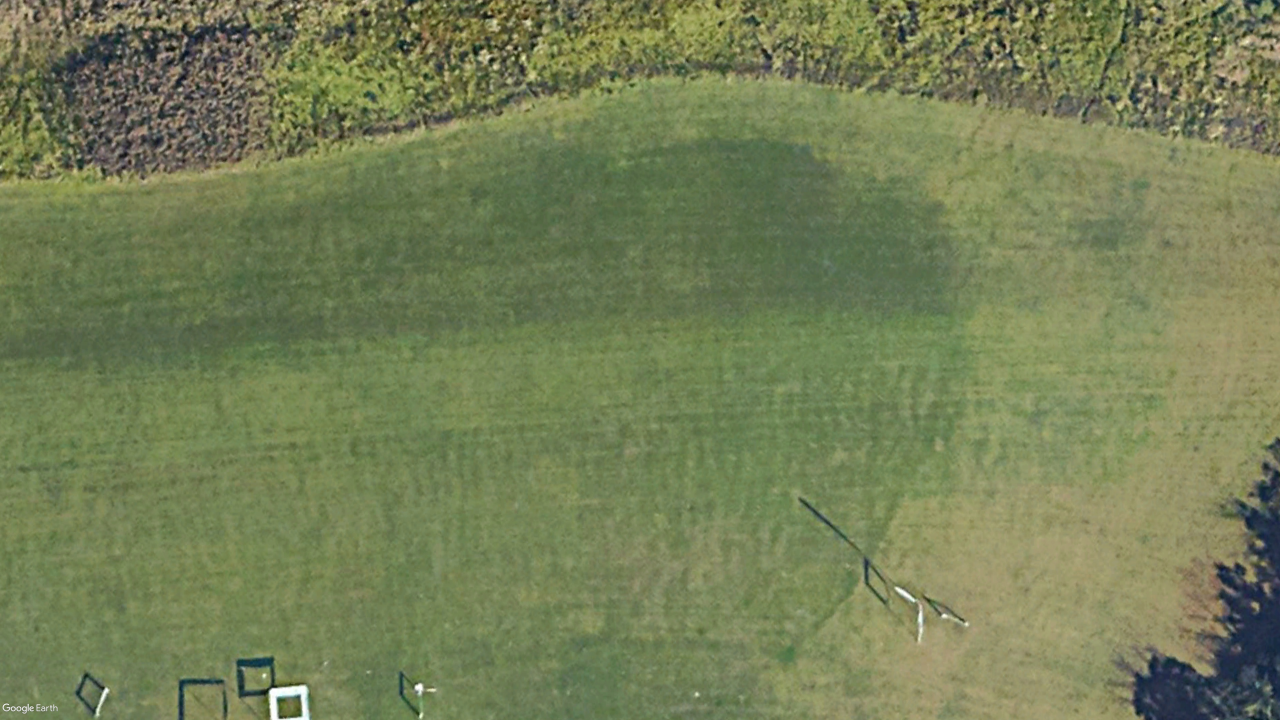
#> input picture simulate-images/reference_images/MillerGreenField-330px30ft.jpg, 3840 x 2160 px (shown at 1/3 size)
$ python gen_dataset.py
#> lines starting #> are read from the running program, lines starting #| are printed output that depends on the picture
### simulate-images/newSnapshot.py
'''
    A more dynamic version of snapshot.py
    The functions here take picture from many satellite images and are less dependent on the vars
'''

from shapely.geometry import box
from shapely import affinity
from numpy import ravel
from PIL.ImageTransform import QuadTransform
from PIL import Image

from shutil import rmtree
import time, random, os

import newVars

# generate empty images with configurations
def generateEmptyImages(satelliteImg, satelliteImgName, satellitePxPerFt, boundaryBox, size, numImgs):

    print("Generating empty image:", satelliteImgName)

    # determine the size of snapshot
    (snapshotWidth, snapshotHeight) = [int(dim * satellitePxPerFt) for dim in newVars.imageSizeFt]

    # create snapshot polygon and shift it to the upper right corner of the air drop boundary
    snapshot = box(0, 0, snapshotWidth, snapshotHeight)
    snapshot = affinity.translate(
        snapshot,
        xoff=boundaryBox[0],
        yoff=boundaryBox[1]
    )

    # create <numImgs> number of empty images
    for i in range(numImgs):
        randomSnapshot = getNewSnapshot(snapshot, boundaryBox, (snapshotWidth, snapshotHeight))

        # save snapshot image
        droneImage = takePicture(satelliteImg, randomSnapshot, size)
        droneImage = droneImage.convert("RGB")
        droneImage.save(os.path.join(newVars.noTargetDir, f"{satelliteImgName}_{i:03}.jpg"))

# given the satellite image, create a new image with the boundaries of the snapshot
def takePicture(satelliteImg, snapshot, size):
    snapshotCorners = ravel((snapshot.exterior.coords[3] + snapshot.exterior.coords[2] +
                            snapshot.exterior.coords[1] + snapshot.exterior.coords[0]))
    img = satelliteImg.transform(size, QuadTransform(snapshotCorners))
    return img

# get a random snapshot based on original snapshot (img)
def getNewSnapshot(snapshot, boundaryBox, snapshotSize):
    # choose a random location in the image
    xOffset = random.randint(boundaryBox[0], boundaryBox[2] - snapshotSize[0])
    yOffset = random.randint(boundaryBox[1], boundaryBox[3] - snapshotSize[1])

    # get new snapshot by shifting original snapshot by offsets x and y
    newSnapshot = affinity.translate(snapshot, xoff=xOffset, yoff=yOffset)
    return newSnapshot

# [15 lines that do not run on import are left out]

### simulate-images/gen_practice_images.py
import time
import os
from shutil import rmtree

from PIL import Image
from shapely import affinity

import vars
from target import *
from snapshot import *

# [79 lines left out: functions main, targetInputParameters, generateEmptyImages, not called in this run]

# create a folder hierachy for storing generated images and txts
def createStoreFolder(folder):
    # check if target directory exists
    if os.path.exists(folder):
        rmtree(folder)
    os.makedirs(folder)

    # create directory images
    imageDir = os.path.join(folder, "images")
    os.makedirs(imageDir)

    # create directory labels
    labelDir = os.path.join(folder, "labels")
    os.makedirs(labelDir)

# create runway images with targets on them and create yolo txt files associate with them
# [80 lines left out: functions generateTargetImages, placeTarget, writeYolo, not called in this run]


# [2 lines that do not run on import are left out]

### simulate-images/gen_dataset.py
'''
    Generating dataset for YOLO model
    possible shapes: 'triangle', 'pentagon', 'circle', 'semicircle', 'quartercircle', 'rectangle', 'star', 'cross'
'''

import os
from shutil import rmtree
from PIL import Image
import time
import random
from shapely.geometry import box
from shapely import affinity
from PIL import ImageFilter

import newSnapshot
import newVars

from target import createTarget, moveTarget
from gen_practice_images import createStoreFolder, writeYolo, placeTarget
allShapes = ['triangle'] #, 'pentagon', 'circle', 'semicircle', 'quartercircle', 'rectangle', 'star', 'cross']

# set input for dataset that you want to generate
listOfShape = allShapes  # put shape in this list
datasetName = "allShapes"  # put a name to dataset
destFolder = "snapshots"  # put path where you will store the dataset
numImgPerShape = 100   # put number of images you want to generate

# input for GENERATING EMPTY IMAGES: image path, image name, satellitePxPerFt, boundary for snapshot
satelliteImgPackList = [("reference_images/MillerGreenField-330px30ft.jpg", "MillerGreen", 330/30, (0, 0, 3840, 2160)),
                        ("reference_images/runway-4150px360ft.png", "Runway", 4150/360, (400, 400, 4550, 1250)),
                        ("reference_images/YellowField-MillerMeadow-81px10ft.png", "MillerYellow", 81/10, (0, 0, 1261, 662))]
generatedImageSize = (640, 640)
numImgsPerSatelliteImg = 10

# generate the training datasets
def genDataSet():
    scriptDir = os.path.dirname(__file__)
    os.chdir(scriptDir)

    datasetPath = os.path.join("./", destFolder, datasetName)
    trainPath = os.path.join(datasetPath, "train")
    validPath = os.path.join(datasetPath, "valid")
    testPath = os.path.join(datasetPath, "test")
    numTrainImg = round(numImgPerShape * 8.5 / 10) # 85%
    numValidImg = round(numImgPerShape * 1 / 10) # 10%
    numTestImg = round(numImgPerShape * 0.5 / 10)  # 5%

    # create a folder datasetName inside destFolder
    if os.path.exists(datasetPath):
        rmtree(datasetPath)
    os.makedirs(datasetPath)

    # create three folders test, train, valid inside folder datasetName
    createStoreFolder(trainPath)
    createStoreFolder(validPath)
    createStoreFolder(testPath)

    # create data.yaml
    datasetAbsolutePath = os.path.join(scriptDir, destFolder, datasetName)
    genDataYaml(listOfShape, datasetAbsolutePath)

    # for each folder train, valid, test -> gen_train_images.py with percentage of 70, 20, 10
    start_time = time.time()

    # generate new empty images in vars.noTargetDir
    if os.path.exists(newVars.noTargetDir):
        rmtree(newVars.noTargetDir)
    os.makedirs(newVars.noTargetDir)
    generateEmptyImagesPool(satelliteImgPackList, generatedImageSize, numImgsPerSatelliteImg)

    classNumber = 0
    for shape in listOfShape:
        # gen images for train, valid, test
        genImages(trainPath, numTrainImg, shape, classNumber)
        genImages(validPath, numValidImg, shape, classNumber)
        genImages(testPath, numTestImg, shape, classNumber)
        classNumber += 1 # increment for next class

    print(f"time: {time.time() - start_time:.2f} seconds\n")
    print(f"The generated images is generated in directory {datasetPath}\n")

# generate a pool of background images
def generateEmptyImagesPool(satelliteImgPackList, size, numImgsPerSatelliteImg):

#> called with size = (640, 640), numImgsPerSatelliteImg = 10
    start_time = time.time()
    for satelliteImgPack in satelliteImgPackList:
        # configuration

        satelliteImg = Image.open(satelliteImgPack[0])
#> satelliteImg is the input picture: PIL image 3840x2160 RGB; mean R, G, B 116.6, 127.1, 86.1
        satelliteImgName = satelliteImgPack[1]
        satellitePxPerFt = satelliteImgPack[2]
        boundaryBox = satelliteImgPack[3]
        newSnapshot.generateEmptyImages(satelliteImg, satelliteImgName, satellitePxPerFt, boundaryBox, size, numImgsPerSatelliteImg)
#> the loop in generateEmptyImages, `for i in range(numImgs):` made 10 passes
#> pass 1, in takePicture, `img = satelliteImg.transform(size, QuadTransform(snapshotCorners))`:
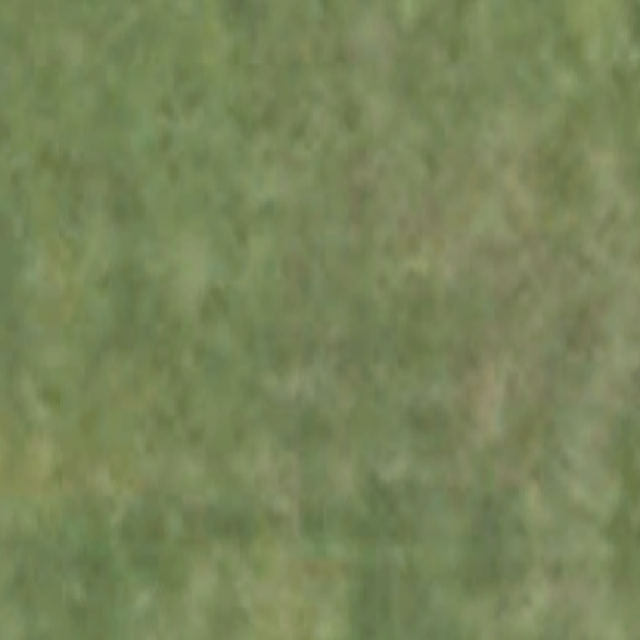
#> img: PIL image 640x640 RGB; mean R, G, B 120.4, 132.8, 89.5
#> pass 2, in takePicture (call 2), `img = satelliteImg.transform(size, QuadTransform(snapshotCorners))`:
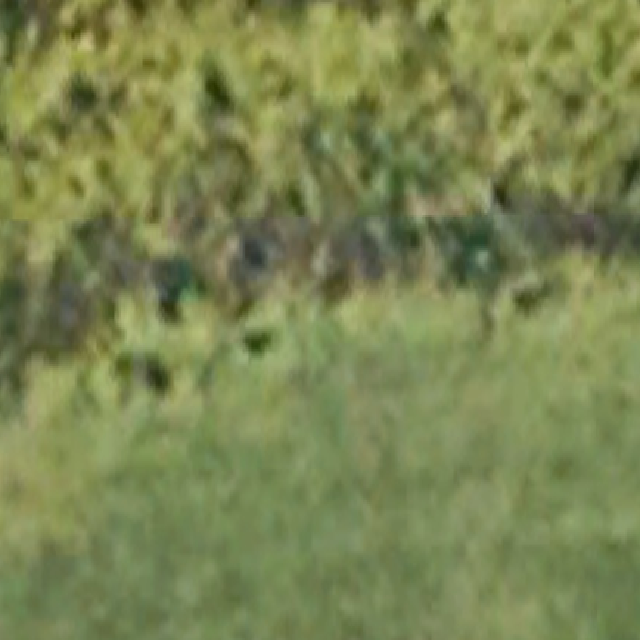
#> img: PIL image 640x640 RGB; mean R, G, B 123, 133.1, 81.5
#> pass 3, in takePicture (call 3), `img = satelliteImg.transform(size, QuadTransform(snapshotCorners))`:
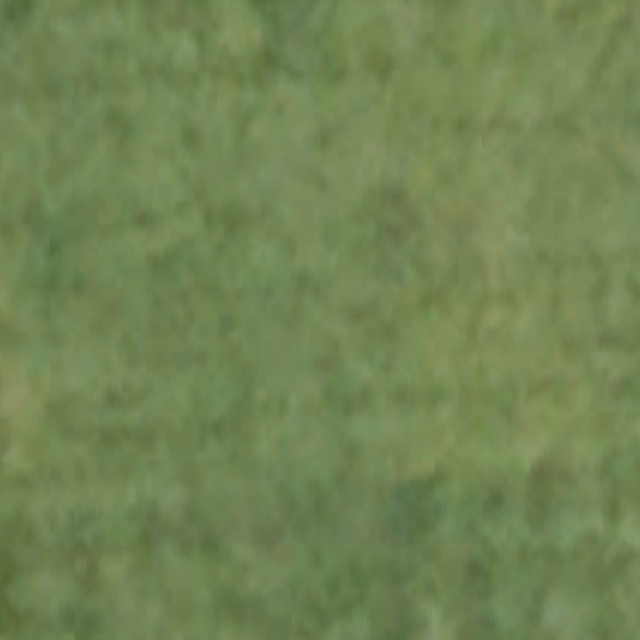
#> img: PIL image 640x640 RGB; mean R, G, B 113.5, 131.9, 83.2
#> after the loop in generateEmptyImages, `for i in range(numImgs):`:
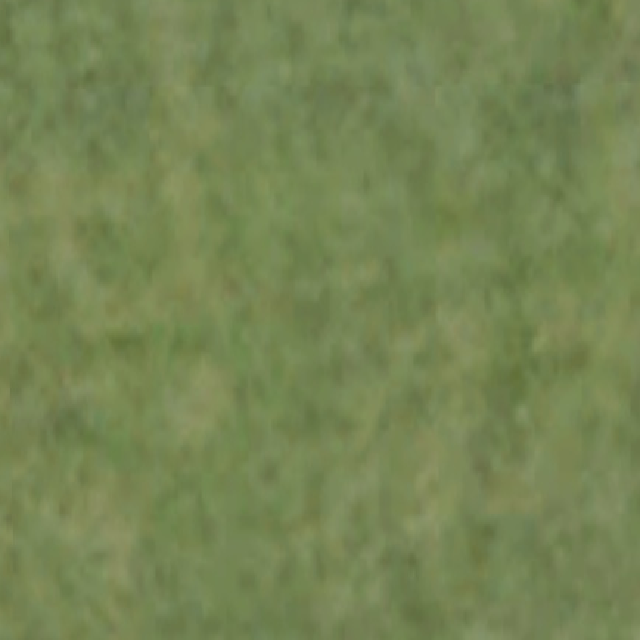
#> droneImage: PIL image 640x640 RGB; mean R, G, B 117.8, 132.6, 83.6

    print(f"Generate empty images: time: {time.time() - start_time:.2f} seconds\n")

# generate <numImg> training images in folder <path>
def genImages(path, numImg, shape, classNumber):

    print(f"Generating {numImg} target with {shape} images in {path}")

    # path
    imagesPath = os.path.join(path, "images/")
    labelsPath = os.path.join(path, "labels/")

    # list of snapshots for target generating
    listOfSnapshots = os.listdir(newVars.noTargetDir)
    numSnapshots = len(listOfSnapshots)

    # for each target, choose a random snapshot, and place a target at random location
    for i in range(numImg):
        filename = listOfSnapshots[random.randint(0, numSnapshots - 1)] # choose random snapshot
        with Image.open(os.path.join(newVars.noTargetDir, filename)) as emptyImage:
            targetImage = emptyImage.convert("RGBA")
            targetFilename = shape + f"_{i:03}"

            # place a target in snapshot
            seed = [shape, "random", "random", "random", True]
            targetPolygon, _ = placeTarget(targetImage, seed)

            # save image in imagesPath
            targetImage = targetImage.convert("RGB")
            xMin, yMin, xMax, yMax = [int(b) for b in targetPolygon.bounds]
            boxCrop = (xMin, yMin, xMax, yMax)
            ic = targetImage.crop(boxCrop)
            ic = ic.filter(ImageFilter.BoxBlur(3))
            targetImage.paste(ic, boxCrop)
            targetImage.save(os.path.join(imagesPath, targetFilename + ".jpg"))

            # save yolo txt in labelsPath
            yoloString = writeYolo(targetPolygon, classNumber, targetImage.size)
            yoloPath = os.path.join(labelsPath, targetFilename + ".txt")
            with open(yoloPath, "w") as yoloFile:
                yoloFile.write(yoloString + "\n")

# generate data.yaml about the dataset
def genDataYaml(listOfShape, datasetAbsolutePath):
    trainPath = os.path.join(datasetAbsolutePath, "train")
    validPath = os.path.join(datasetAbsolutePath, "valid")
    testPath = os.path.join(datasetAbsolutePath, "test")
    yamlPath = os.path.join(datasetAbsolutePath, "data.yaml")
    with open(yamlPath, "w") as yamlFile:
        yamlFile.write("path: ")
        yamlFile.write(datasetAbsolutePath)
        yamlFile.write("\ntrain: ")
        yamlFile.write(trainPath)
        yamlFile.write("\nval: ")
        yamlFile.write(validPath)
        yamlFile.write("\ntest: ")
        yamlFile.write(testPath)
        yamlFile.write("\n\nnc: ")
        yamlFile.write(str(len(listOfShape)))
        yamlFile.write("\nnames: ")
        yamlFile.write(str(listOfShape))


if __name__ == "__main__":
#> (the run stopped early here; a loop or call above may not have finished)
